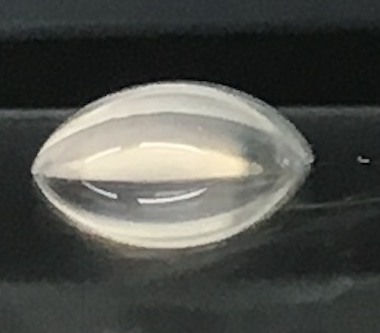
#> input picture Drop 2.png, 380 x 333 px
$ python plot_histo_segmentation.py
#> lines starting #> are read from the running program, lines starting #| are printed output that depends on the picture; after the words box and inside, x2 and y2 are one past the last pixel; in counts of white or black regions, pixels touching at a corner belong together
# http://www.scipy-lectures.org/advanced/image_processing/auto_examples/plot_histo_segmentation.html
import numpy as np
from scipy import ndimage
import matplotlib.pyplot as plt
from PIL import Image

img = np.array(Image.open('./Drop 2.png').convert('L'))
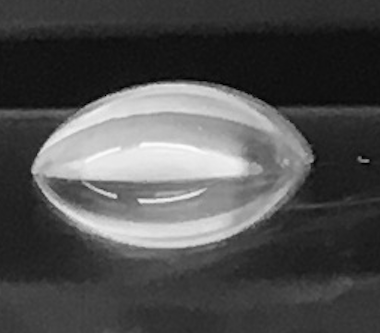
#> img: shape (333, 380); min 0, max 252, mean 78.9

line = 120

hist, bin_edges = np.histogram(img, bins=60)
#> hist = 60 values, max 14958 at index 4, min 30 at index 1, mean 2109; bin_edges = 61 values from 0 to 252
bin_centers = 0.5*(bin_edges[:-1] + bin_edges[1:])
#> bin_centers = 60 values from 2.1 to 249.9

binary_img = img > line
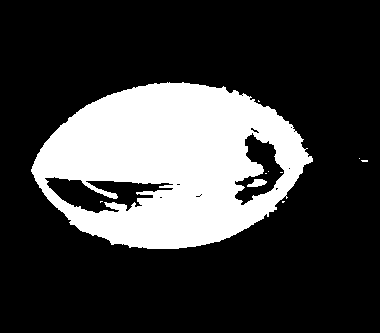
#> binary_img: shape (333, 380) bool; 24.1% white; 10 white regions (8 under 20 px), largest, box (x1, y1, x2, y2) and area: (31, 82, 313, 249) 30389, (247, 179, 267, 187) 104

plt.figure(figsize=(11,4))

plt.subplot(131)
plt.imshow(img)
plt.axis('off')
plt.subplot(132)
plt.plot(bin_centers, hist, lw=2)
plt.axvline(line, color='r', ls='--', lw=2)
plt.text(0.57, 0.8, 'histogram', fontsize=20, transform = plt.gca().transAxes)
plt.yticks([])
plt.subplot(133)
plt.imshow(binary_img, cmap=plt.cm.gray, interpolation='nearest')
plt.axis('off')

plt.subplots_adjust(wspace=0.02, hspace=0.3, top=1, bottom=0.1, left=0, right=1)
plt.show()
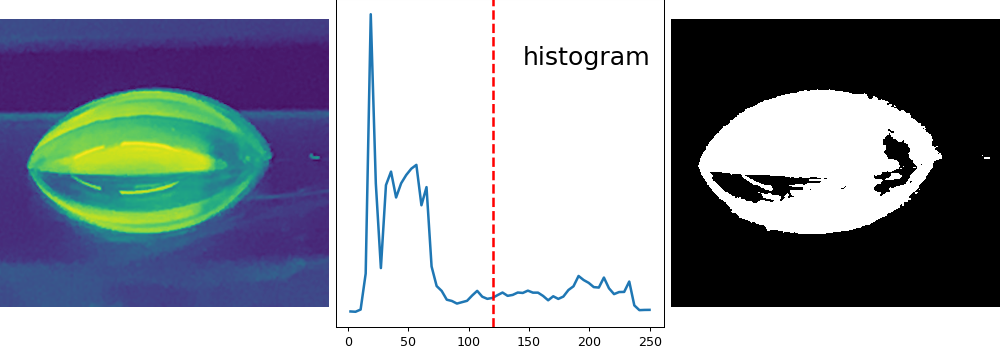
#> figure drawn by matplotlib, 3 panels

$ run again, with Drop 1.png copied over Drop 2.png
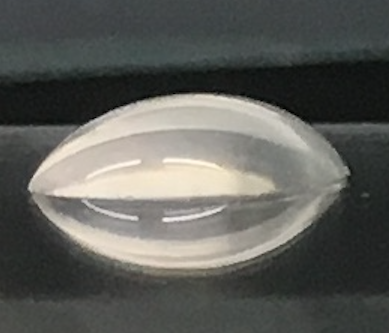
#> input picture Drop 1.png, 389 x 333 px
#> hist = 60 values, max 12680 at index 16, min 23 at index 1, mean 2158.9; bin_edges = 61 values from 0 to 250
#> bin_centers = 60 values from 2.08 to 247.9
#> `binary_img = img > line`:
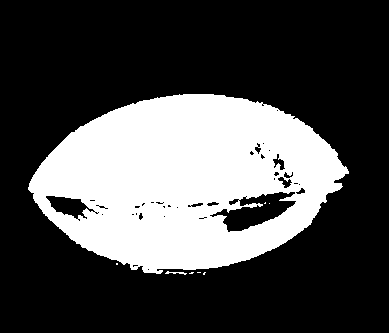
#> binary_img: shape (333, 389) bool; 29.8% white; 8 white regions (6 under 20 px), largest, box (x1, y1, x2, y2) and area: (28, 94, 349, 274) 38558, (165, 271, 187, 275) 37
#> `plt.show()`:
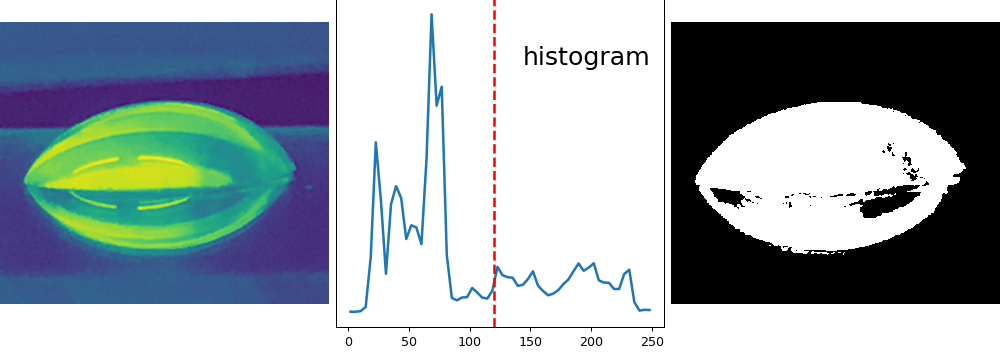
#> figure drawn by matplotlib, 3 panels

$ run again, with Drop 3.png copied over Drop 2.png
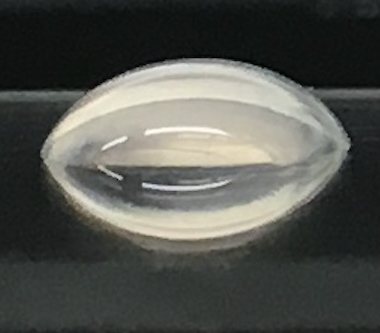
#> input picture Drop 3.png, 380 x 333 px
#> hist = 60 values, max 20140 at index 4, min 50 at index 58, mean 2109; bin_edges = 61 values from 0 to 253
#> bin_centers = 60 values from 2.11 to 250.9
#> `binary_img = img > line`:
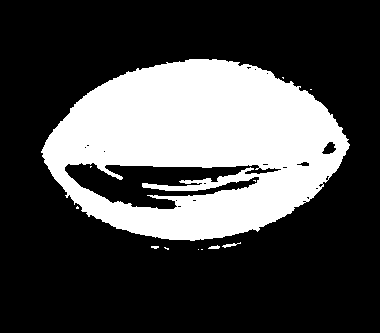
#> binary_img: shape (333, 380) bool; 28.6% white; 12 white regions (9 under 20 px), largest, box (x1, y1, x2, y2) and area: (41, 59, 350, 241) 36110, (222, 242, 241, 248) 42, (208, 245, 220, 249) 32
#> `plt.show()`:
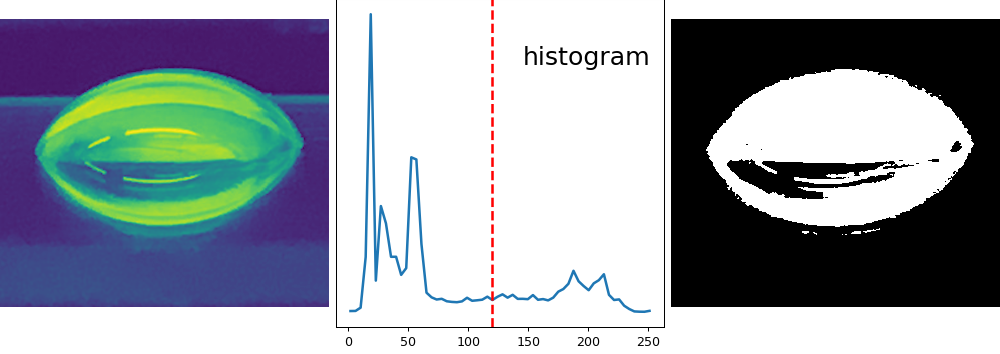
#> figure drawn by matplotlib, 3 panels
